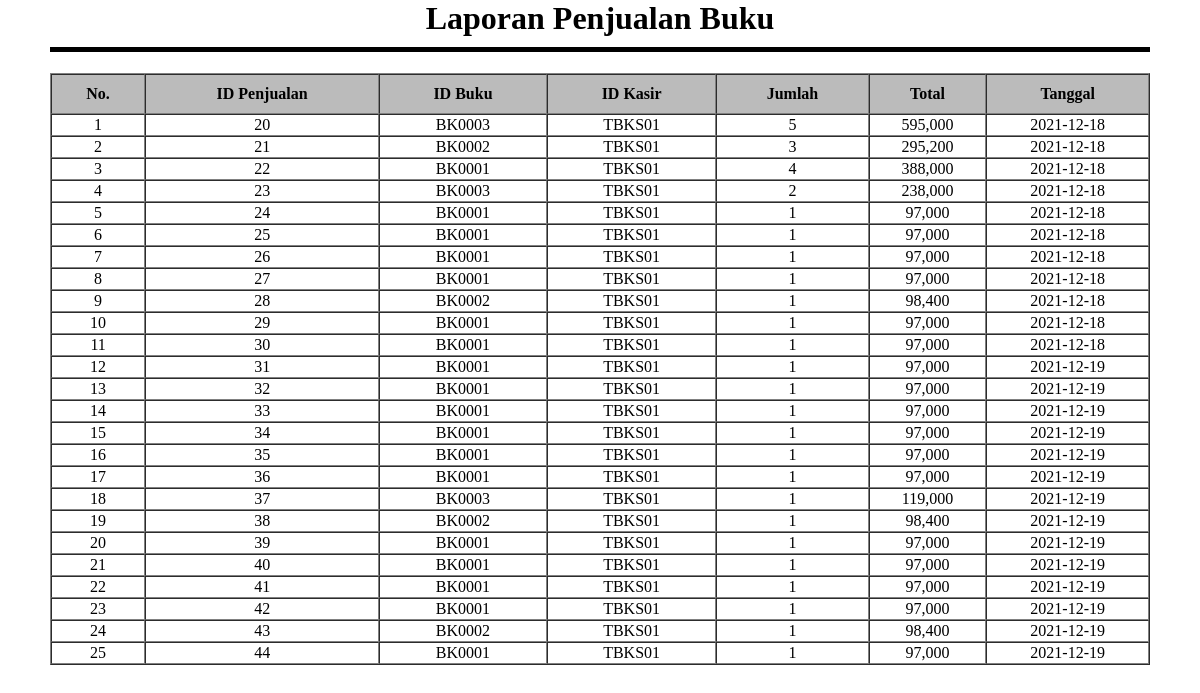
Screenshot of /manager/lap-penjualan.php?lap (signed in) with the database file from the repository.
### tables this page shows
CREATE TABLE `penjualan` (
  `id_penjualan` int(6) NOT NULL,
  `id_buku` varchar(6) NOT NULL,
  `id_kasir` varchar(6) NOT NULL,
  `jumlah` int(12) NOT NULL,
  `total` int(20) NOT NULL,
  `tanggal` date NOT NULL
);

### manager/lap-penjualan.php (the view, shortened to what this page needs)
<?php
require 'proses/koneksi.php';
if (isset($_GET['lap'])) {
    $tgl1 = $_GET['tgl1'];
    $tgl2 = $_GET['tgl2'];
    $no = 1;
    $query = mysqli_query($mysqli, "SELECT*FROM penjualan WHERE tanggal BETWEEN '$tgl1' AND '$tgl2'")or die(mysqli_error());
    $query2 = mysqli_query($mysqli, "SELECT*FROM penjualan")or die(mysql_error());
    ?>
    <div class="laporan">
        <!DOCTYPE html>
        <html>
            <head>
                <link rel="stylesheet" href="style.css">
            </head>
            <body onload="window.print()">
                <h1 class="header-lap">Laporan Penjualan Buku</h1>
                <table border="1" cellspacing="0">
                    <tr>
                        <th>No.</th>
                        <th>ID Penjualan</th>
                        <th>ID Buku</th>
                        <th>ID Kasir</th>
                        <th>Jumlah</th>
                        <th>Total</th>
                        <th>Tanggal</th>
                    </tr>
                    <?php
                    if (mysqli_num_rows($query) > 0) {
                        while ($fetch = mysqli_fetch_array($query)) {
                            ?>
                            <tr>
                                <td><?php echo $no++; ?></td>
                                <td><?php echo $fetch['id_penjualan']; ?></td>
                                <td><?php echo $fetch['id_buku']; ?></td>
                                <td><?php echo $fetch['id_kasir']; ?></td>
                                <td><?php echo $fetch['jumlah']; ?></td>
                                <td><?php echo number_format($fetch['total']) ?></td>
                                <td><?php echo $fetch['tanggal'];  ?></td>
                            </tr>
                            <?php
                        }
                    }else{
                        while ($fetch = mysqli_fetch_array($query2)) {
                            ?>
                            <tr>
                                <td><?php echo $no++; ?></td>
                                <td><?php echo $fetch['id_penjualan']; ?></td>
                                <td><?php echo $fetch['id_buku']; ?></td>
                                <td><?php echo $fetch['id_kasir']; ?></td>
                                <td><?php echo $fetch['jumlah']; ?></td>
                                <td><?php echo number_format($fetch['total']) ?></td>
                                <td><?php echo $fetch['tanggal'];  ?></td>
                            </tr>
                            <?php
                        }
                    }
                    ?>
                </table>
            </body>
        </html>
    </div>
    <?php
}else {
    header('location: penjualan.php');
}
?>

### manager/style.css (style rules this page uses)
body { margin: 0; }
.table-data table td, th { padding: 10px; }
.laporan { width: auto; text-align: center; margin: 0 50px; }
.laporan table { width: 100%; text-align: center }
.laporan th { background-color: #BBB; }
.header-lap { border-bottom: 5px solid; padding-bottom: 10px; }

### rows the page displays
penjualan: id_penjualan "20", id_buku "BK0003", id_kasir "TBKS01", jumlah "5", total "595,000", tanggal "2021-12-18"
penjualan: id_penjualan "21", id_buku "BK0002", id_kasir "TBKS01", jumlah "3", total "295,200", tanggal "2021-12-18"
penjualan: id_penjualan "22", id_buku "BK0001", id_kasir "TBKS01", jumlah "4", total "388,000", tanggal "2021-12-18"
penjualan: id_penjualan "23", id_buku "BK0003", id_kasir "TBKS01", jumlah "2", total "238,000", tanggal "2021-12-18"
penjualan: id_penjualan "24", id_buku "BK0001", id_kasir "TBKS01", jumlah "1", total "97,000", tanggal "2021-12-18"
penjualan: id_penjualan "25", id_buku "BK0001", id_kasir "TBKS01", jumlah "1", total "97,000", tanggal "2021-12-18"
penjualan: id_penjualan "26", id_buku "BK0001", id_kasir "TBKS01", jumlah "1", total "97,000", tanggal "2021-12-18"
penjualan: id_penjualan "27", id_buku "BK0001", id_kasir "TBKS01", jumlah "1", total "97,000", tanggal "2021-12-18"
penjualan: id_penjualan "28", id_buku "BK0002", id_kasir "TBKS01", jumlah "1", total "98,400", tanggal "2021-12-18"
penjualan: id_penjualan "29", id_buku "BK0001", id_kasir "TBKS01", jumlah "1", total "97,000", tanggal "2021-12-18"
penjualan: id_penjualan "30", id_buku "BK0001", id_kasir "TBKS01", jumlah "1", total "97,000", tanggal "2021-12-18"
penjualan: id_penjualan "31", id_buku "BK0001", id_kasir "TBKS01", jumlah "1", total "97,000", tanggal "2021-12-19"
penjualan: id_penjualan "32", id_buku "BK0001", id_kasir "TBKS01", jumlah "1", total "97,000", tanggal "2021-12-19"
penjualan: id_penjualan "33", id_buku "BK0001", id_kasir "TBKS01", jumlah "1", total "97,000", tanggal "2021-12-19"
penjualan: id_penjualan "34", id_buku "BK0001", id_kasir "TBKS01", jumlah "1", total "97,000", tanggal "2021-12-19"
penjualan: id_penjualan "35", id_buku "BK0001", id_kasir "TBKS01", jumlah "1", total "97,000", tanggal "2021-12-19"
penjualan: id_penjualan "36", id_buku "BK0001", id_kasir "TBKS01", jumlah "1", total "97,000", tanggal "2021-12-19"
penjualan: id_penjualan "37", id_buku "BK0003", id_kasir "TBKS01", jumlah "1", total "119,000", tanggal "2021-12-19"
penjualan: id_penjualan "38", id_buku "BK0002", id_kasir "TBKS01", jumlah "1", total "98,400", tanggal "2021-12-19"
penjualan: id_penjualan "39", id_buku "BK0001", id_kasir "TBKS01", jumlah "1", total "97,000", tanggal "2021-12-19"
penjualan: id_penjualan "40", id_buku "BK0001", id_kasir "TBKS01", jumlah "1", total "97,000", tanggal "2021-12-19"
penjualan: id_penjualan "41", id_buku "BK0001", id_kasir "TBKS01", jumlah "1", total "97,000", tanggal "2021-12-19"
penjualan: id_penjualan "42", id_buku "BK0001", id_kasir "TBKS01", jumlah "1", total "97,000", tanggal "2021-12-19"
penjualan: id_penjualan "43", id_buku "BK0002", id_kasir "TBKS01", jumlah "1", total "98,400", tanggal "2021-12-19"
penjualan: id_penjualan "44", id_buku "BK0001", id_kasir "TBKS01", jumlah "1", total "97,000", tanggal "2021-12-19"
